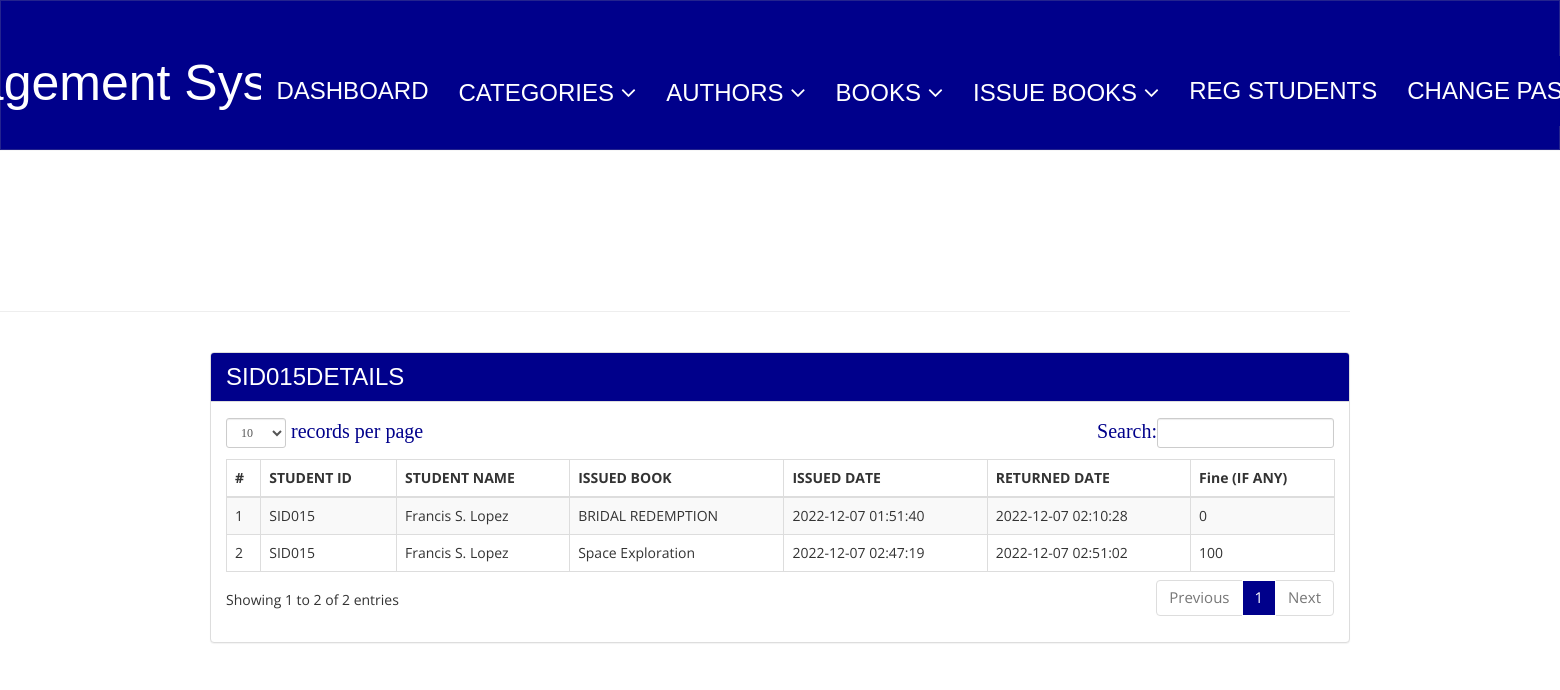
The page /admin/student-history.php?stdid=SID015 (signed in) on the database its author committed.
### tables this page shows
CREATE TABLE `tblissuedbookdetails` (
  `id` int(11) NOT NULL,
  `BookId` int(11) DEFAULT NULL,
  `StudentID` varchar(150) DEFAULT NULL,
  `IssuesDate` timestamp NULL DEFAULT current_timestamp(),
  `ReturnDate` timestamp NULL DEFAULT NULL ON UPDATE current_timestamp(),
  `RetrunStatus` int(1) DEFAULT NULL,
  `fine` int(11) DEFAULT NULL
);

CREATE TABLE `tblstudents` (
  `id` int(11) NOT NULL,
  `StudentId` varchar(100) DEFAULT NULL,
  `FullName` varchar(120) DEFAULT NULL,
  `EmailId` varchar(120) DEFAULT NULL,
  `MobileNumber` char(11) DEFAULT NULL,
  `Password` varchar(120) DEFAULT NULL,
  `Status` int(1) DEFAULT NULL,
  `RegDate` timestamp NULL DEFAULT current_timestamp(),
  `UpdationDate` timestamp NULL DEFAULT NULL ON UPDATE current_timestamp()
);

CREATE TABLE `tblbooks` (
  `id` int(11) NOT NULL,
  `BookName` varchar(255) DEFAULT NULL,
  `CatId` int(11) DEFAULT NULL,
  `AuthorId` int(11) DEFAULT NULL,
  `ISBNNumber` varchar(25) DEFAULT NULL,
  `BookPrice` decimal(10,2) DEFAULT NULL,
  `bookImage` varchar(250) NOT NULL,
  `isIssued` int(1) DEFAULT NULL,
  `RegDate` timestamp NULL DEFAULT current_timestamp(),
  `UpdationDate` timestamp NULL DEFAULT NULL ON UPDATE current_timestamp()
);

### admin/student-history.php (the view, shortened to what this page needs)
<?php
include('includes/config.php');
if(strlen($_SESSION['alogin'])==0)
    {
header('location:index.php');
}
else{
    ?>
<!DOCTYPE html>
<html xmlns="http://www.w3.org/1999/xhtml">
<head>
    <link href="assets/css/bootstrap.css" rel="stylesheet" />
    <link href="assets/css/font-awesome.css" rel="stylesheet" />
    <link href="assets/js/dataTables/dataTables.bootstrap.css" rel="stylesheet" />
    <link href="assets/css/style.css" rel="stylesheet" />
</head>
<body>
<?php include('includes/header.php');?>
    <div class="content-wrapper">
         <div class="container">
        <div class="row pad-botm">
            <div class="col-md-12">
                <?php $sid=$_GET['stdid']; ?>
                <h4 class="header-line">#<?php echo $sid;?>BOOK ISSUED HISTORY</h4>
    </div>
        </div>
            <div class="row">
                <div class="col-md-12">
                    <div class="panel panel-default">
                        <div class="panel-heading">
<?php echo $sid;?>DETAILS
                        </div>
                        <div class="panel-body">
                            <div class="table-responsive">
                                <table class="table table-striped table-bordered table-hover" id="dataTables-example">
                                    <thead>
                                        <tr>
                                            <th>#</th>
                                            <th>STUDENT ID</th>
                                            <th>STUDENT NAME</th>
                                            <th>ISSUED BOOK</th>
                                            <th>ISSUED DATE</th>
                                            <th>RETURNED DATE</th>
                                            <th>Fine (IF ANY)</th>
                                        </tr>
                                    </thead>
                                    <tbody>
<?php
$sql = "SELECT tblstudents.StudentId ,tblstudents.FullName,tblstudents.EmailId,tblstudents.MobileNumber,tblbooks.BookName,tblbooks.ISBNNumber,tblissuedbookdetails.IssuesDate,tblissuedbookdetails.ReturnDate,tblissuedbookdetails.id as rid,tblissuedbookdetails.fine,tblissuedbookdetails.RetrunStatus,tblbooks.id as bid,tblbooks.bookImage from  tblissuedbookdetails join tblstudents on tblstudents.StudentId=tblissuedbookdetails.StudentId join tblbooks on tblbooks.id=tblissuedbookdetails.BookId where tblstudents.StudentId='$sid' ";
$query = $dbh -> prepare($sql);
$query->execute();
$results=$query->fetchAll(PDO::FETCH_OBJ);
$cnt=1;
if($query->rowCount() > 0)
{
foreach($results as $result)
{               ?>
                                        <tr class="odd gradeX">
                                            <td class="center"><?php echo htmlentities($cnt);?></td>
                                            <td class="center"><?php echo htmlentities($result->StudentId);?></td>
                                            <td class="center"><?php echo htmlentities($result->FullName);?></td>
                                            <td class="center"><?php echo htmlentities($result->BookName);?></td>
                                            <td class="center"><?php echo htmlentities($result->IssuesDate);?></td>
                                            <td class="center"><?php if($result->ReturnDate==''): echo "Not returned yet";
                                            else: echo htmlentities($result->ReturnDate); endif;?></td>
                                             <td class="center"><?php if($result->ReturnDate==''): echo "Not returned yet";
                                              else: echo $result->fine; endif;
                                             ?></td>
                                        </tr>
 <?php $cnt=$cnt+1;}} ?>
                                    </tbody>
                                </table>
                            </div>
                        </div>
                    </div>
                </div>
            </div>
    </div>
    </div>
</body>
</html>
<?php } ?>

### admin/assets/css/style.css (style rules this page uses)
.content-wrapper { margin-top: 40px; min-height:800px; padding-bottom:90px; }
.header-line { font-weight:900; padding-bottom:25px; border-bottom:1px solid #eeeeee; text-transform:uppercase; }
.pad-botm { padding-bottom:30px; }

### rows shown on the page
tblissuedbookdetails: tblstudents.StudentId "SID015", tblstudents.FullName "Francis S. Lopez", BookId.BookName "BRIDAL REDEMPTION", IssuesDate "2022-12-07 01:51:40", ReturnDate "2022-12-07 02:10:28", fine "0"
tblissuedbookdetails: tblstudents.StudentId "SID015", tblstudents.FullName "Francis S. Lopez", BookId.BookName "Space Exploration", IssuesDate "2022-12-07 02:47:19", ReturnDate "2022-12-07 02:51:02", fine "100"

### other values the page prints
$sid "SID015"
